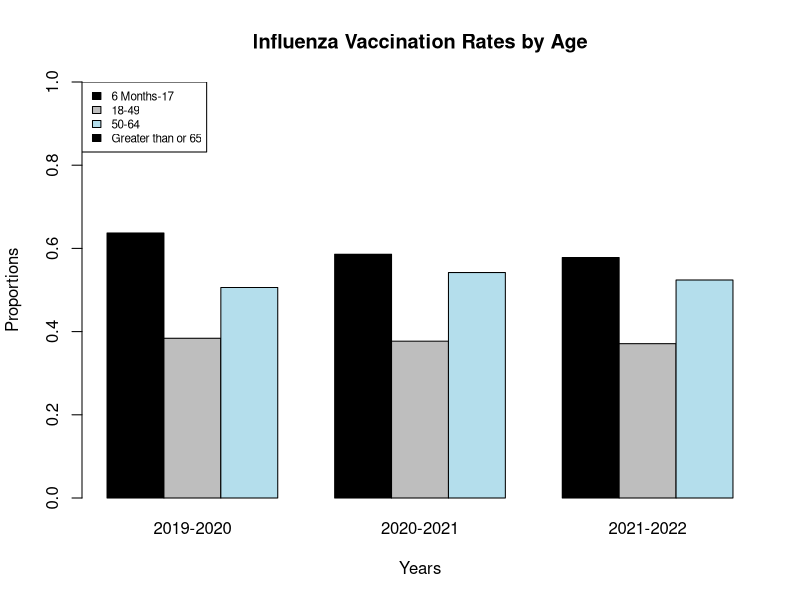

Here is the R script that generated this plot:
colors = c("black", "grey", "#b4deec") # nolint
years <- c("2019-2020", "2020-2021", "2021-2022")
age <- c("6 Months-17", "18-49", "50-64", "Greater than or 65")
proportions_race <- matrix(c(.637, .586, .578, .384, .377, .371, .506, .542, .524, .698, .752, .739), # nolint
                 nrow = 3, ncol = 3, byrow = TRUE)
# Create the bar chart
barplot(proportions_race, main = "Influenza Vaccination Rates by Age", names.arg = years, # nolint
                          xlab = "Years", ylab = "Proportions", ylim = c(0, 1),
                          col = colors, beside = TRUE)
# Add the legend to the chart
legend("topleft", age, cex = 0.7, fill = colors)